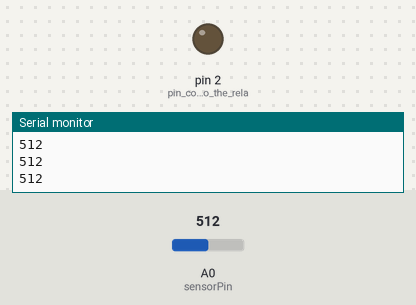
Simulated run of this sketch. Board: Arduino Uno, built with avr-gcc and run on an emulated ATmega328P. Shown: output pins drawn as LEDs (lit = HIGH), the last lines printed to the serial monitor. Inputs (shaded band) come from the test bench; at power-on: A0 (sensorPin) = 512.

Above: at 1.2 s.
1.3 s: A0 (sensorPin) set to 588
2.8 s: A0 (sensorPin) set to 613
At 3.5 s:
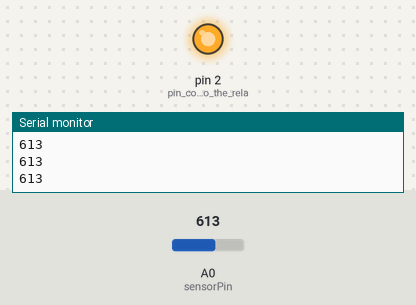
4.3 s: A0 (sensorPin) set to 590
At 4.9 s:
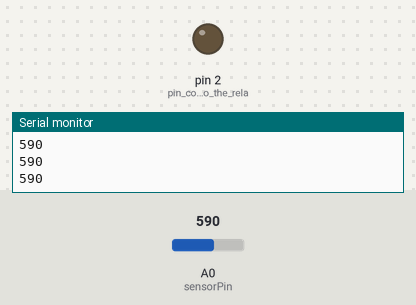
5.8 s: A0 (sensorPin) set to 610
At 6.1 s:
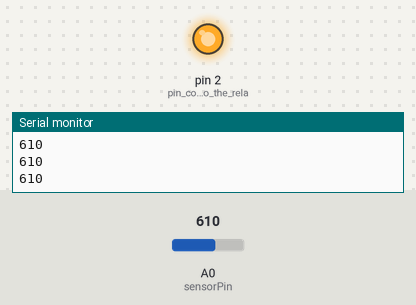
Timing chart, 0 to 8.3 s (numbered marks = the images above; inputs shaded):
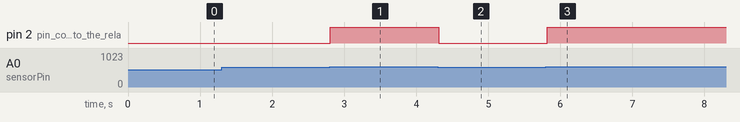

Measured:
- the behaviour switches between 600 and 601 on A0 (sensorPin) (found by bisection; images 0 and 1)
- after the input at 2.8 s, pin 2 (pin_connected_to_the_rela): LOW → HIGH at once
- after the input at 4.3 s, pin 2 (pin_connected_to_the_rela): HIGH → LOW at once
- after the input at 5.8 s, pin 2 (pin_connected_to_the_rela): LOW → HIGH at once

The sketch:

miniproject-3.ino
```cpp
// Assam Don Bosco University
// Mini Project III
// Energy Effecient Lighting System using Temperature Sensor Module
// Hardware: LDR Module(1), 12V 1A Adapter(1), Arduino Uno With USB Cable(1), Relay Module(1), 220 V AC Bulb(1), Jumper wire (as reqd.), Bulb holder(1), Breadboard(1)

int sensorPin = A0;   // select the input pin for ldr
int sensorValue = 0;  // variable to store the value coming from the sensor

/* The setup() function is called when a sketch starts. It is used to initialize variables, pin modes, start using libraries, etc. This function will only run once, after each power up or reset of the Arduino board. */
void setup()
{
  pinMode(2, OUTPUT); //pin connected to the relay
  Serial.begin(9600); //sets serial port for communication
}
/* The loop() function executes the program repeatedly until specified. */
void loop()
{
  // Read the value from the sensor:
  sensorValue = analogRead(sensorPin);
  Serial.println(sensorValue); //prints the values coming from the sensor on the screen
  if(sensorValue > 600) //setting a threshold value
  digitalWrite(2,HIGH); //turn relay ON
  else digitalWrite(2,LOW); //turn relay OFF
  delay(100);

}
```
